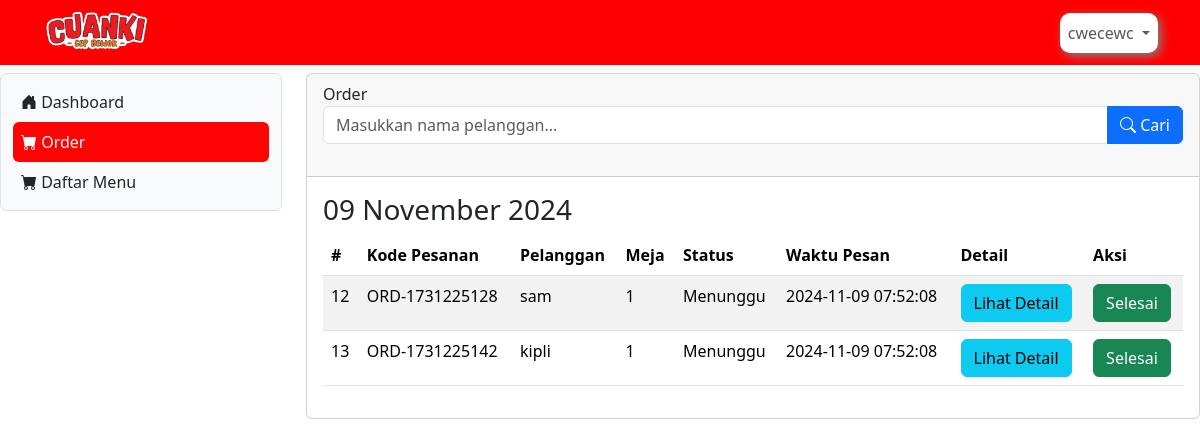
The app's page /order (signed in) with its own data.
### tables this page shows
CREATE TABLE `tb_user` (
  `id` int(11) NOT NULL,
  `username` varchar(255) NOT NULL,
  `password` varchar(255) NOT NULL,
  `alamat` varchar(255) NOT NULL,
  `level` int(11) NOT NULL,
  `nama` varchar(255) NOT NULL,
  `nohp` int(20) NOT NULL
);

CREATE TABLE `orders` (
  `id_order` int(11) NOT NULL,
  `kode_order` varchar(255) DEFAULT NULL,
  `pelanggan` varchar(255) DEFAULT NULL,
  `meja` varchar(255) DEFAULT NULL,
  `pelayan` int(11) NOT NULL,
  `status` varchar(255) DEFAULT NULL,
  `waktu_order` timestamp NOT NULL DEFAULT current_timestamp()
);

### order.php (the view, shortened to what this page needs)
<?php
$is_logged_in = isset($_SESSION['cuanki_viral']);
$user_level = $is_logged_in ? $_SESSION['level_cuanki'] : 0;
include 'koneksi.php';
?>
<div class="col-lg-9 mt-2">
    <div class="card">
        <div class="card-header">
            Order
            <form method="POST" action="" class="d-flex mb-4">
                <div class="input-group">
                    <input type="text" name="nama_pelanggan" id="nama_pelanggan" class="form-control" placeholder="Masukkan nama pelanggan..." value="<?php echo isset($_POST['nama_pelanggan']) ? $_POST['nama_pelanggan'] : ''; ?>">
                    <button type="submit" name="search" class="btn btn-primary">
                        <i class="bi bi-search"></i> Cari
                    </button>
                </div>
            </form>
        </div>
        <div class="card-body">
            <?php
            $query = "SELECT * FROM orders WHERE status = 'Menunggu' ORDER BY DATE(waktu_order) DESC, waktu_order DESC";
            $result = mysqli_query($koneksi, $query);
            if (mysqli_num_rows($result) > 0) {
                $previous_date = '';
                while ($row = mysqli_fetch_assoc($result)) {
                    $order_date = date('Y-m-d', strtotime($row['waktu_order']));
                    if ($order_date != $previous_date) {
                        echo '<h3>' . date('d F Y', strtotime($order_date)) . '</h3>';
                        echo '<table class="table table-striped">';
                        echo '<thead><tr><th>#</th><th>Kode Pesanan</th><th>Pelanggan</th><th>Meja</th><th>Status</th><th>Waktu Pesan</th><th>Detail</th>';
                        if ($user_level >= 2) {
                            echo '<th>Aksi</th>';
                        }
                        echo '</tr></thead>';
                        echo '<tbody>';
                    }
                    $id_order = $row['id_order'];
                    echo '<tr>';
                    echo '<td>' . $row['id_order'] . '</td>';
                    echo '<td>' . $row['kode_order'] . '</td>';
                    echo '<td>' . $row['pelanggan'] . '</td>';
                    echo '<td>' . $row['meja'] . '</td>';
                    echo '<td>' . $row['status'] . '</td>';
                    echo '<td>' . $row['waktu_order'] . '</td>';
                    $detailQuery = "SELECT * FROM order_details WHERE id_order = '$id_order'";
                    $detailResult = mysqli_query($koneksi, $detailQuery);
                    $detailData = [];
                    while ($detailRow = mysqli_fetch_assoc($detailResult)) {
                        $detailData[] = $detailRow;
                    }
                    echo '<td>';
                    if (count($detailData) > 0) {
                        echo '<button class="btn btn-info" data-bs-toggle="collapse" data-bs-target="#detail_' . $id_order . '" aria-expanded="false" aria-controls="detail_' . $id_order . '">Lihat Detail</button>';
                    } else {
                        echo 'Tidak ada detail pesanan.';
                    }
                    echo '</td>';
                    if ($user_level >= 2 && $row['status'] == 'Menunggu') {
                        echo '<td>';
                        echo '<form method="POST" action="proses/update_status.php">';
                        echo '<button type="submit" class="btn btn-success">Selesai</button>';
                        echo '</form>';
                        echo '</td>';
                    }
                    echo '</tr>';
                    $previous_date = $order_date;
                }
                echo '</tbody></table>';
            } else {
                echo '<p>Tidak ada pesanan saat ini.</p>';
            }
            ?>
        </div>
    </div>
</div>

### header.php (shortened to what this page needs)
<nav class="navbar navbar-expand sticky-top" style="background-color: #FF0000;">
  <div class="container-lg">
    <img src="Assets/logo_cuanki.png" alt="" style="width: 110px; height: auto;">
    <div class="collapse navbar-collapse justify-content-end" id="navbarNavDropdown">
      <ul class="navbar-nav">
        <?php
        if (!empty($_SESSION['cuanki_viral'])) {
        ?>
          <li class="nav-item dropdown">
            <a class="nav-link dropdown-toggle" href="#" role="button" data-bs-toggle="dropdown" aria-expanded="false" style="background-color: #FFFFFF; border-radius: 10px; box-shadow: 3px 3px 10px grey;">
              <?php
              echo $hasil['username'];
              ?>
            </a>
          </li>
        <?php
        }
        ?>
      </ul>
    </div>
  </div>
</nav>

### records on screen
tb_user: username "cwecewc"
orders: waktu_order "09 November 2024", shows "Aksi", id_order "12", kode_order "ORD-1731225128", pelanggan "sam", meja "1", status "Menunggu", waktu_order "2024-11-09 07:52:08"
orders: id_order "13", kode_order "ORD-1731225142", pelanggan "kipli", meja "1", status "Menunggu", waktu_order "2024-11-09 07:52:08"
